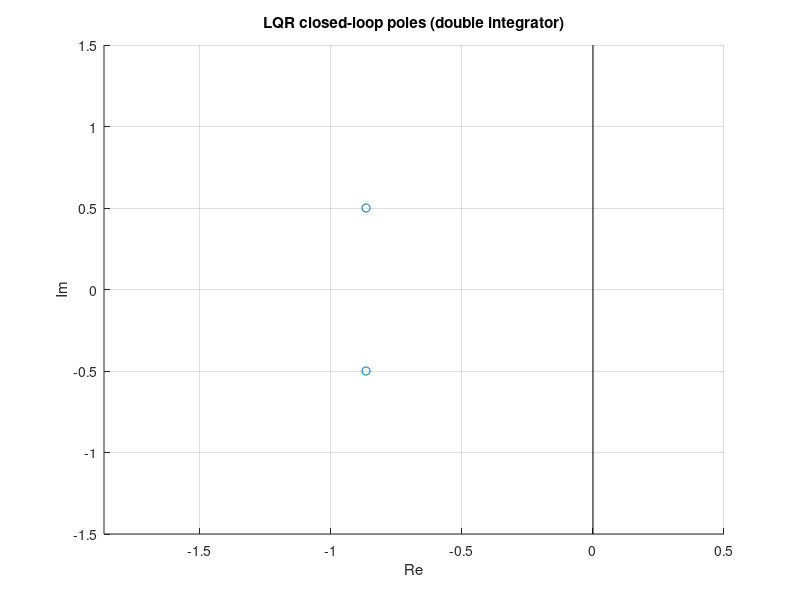

MATLAB code to generate this figure:
% LQR via care — Tier-1.5 demo. The infinite-horizon LQR on a continuous
% LTI plant
%      xdot = A x + B u,  cost J = integral_0^infty (x' Q x + u' R u) dt
% has the closed-form solution
%      X = care(A, B, Q, R)
%      K = R^{-1} B' X
% with the closed-loop dynamics A_cl = A - B K stable. Tier 2 will wrap
% these three lines in a top-level `lqr(A, B, Q, R)` MATLAB function.

% --- 1. Double integrator. Q = I, R = 1.
A = [0 1; 0 0];
B = [0; 1];
Q = [1 0; 0 1];
R = [1];

% Solve the Riccati equation.
X = care(A, B, Q, R);
disp('Riccati X (closed form: [sqrt(3) 1; 1 sqrt(3)]):');
disp(X);

% LQR gain.
K = inv(R) * (B' * X);
disp('LQR gain K (closed form: [1 sqrt(3)]):');
disp(K);

% Closed-loop poles. Should land at -sqrt(3)/2 +- j 0.5.
Acl = A - B * K;
disp('closed-loop poles (real and imag separately):');
disp(real(eig(Acl)));
disp(imag(eig(Acl)));

% --- 2. Stable plant — verify residual after LQR.
% Random-ish 2x2 stable A with diagonal-dominant input matrix.
A2 = [0-2, 1; 0.5, 0-3];
B2 = [1; 0];
Q2 = [4 0; 0 1];
R2 = [0.5];
X2 = care(A2, B2, Q2, R2);
% Riccati residual should be zero.
Res = A2' * X2 + X2 * A2 - X2 * B2 * inv(R2) * B2' * X2 + Q2;
disp('Riccati residual (entries should be ~0):');
disp(Res);

% --- 3. The optimal cost from initial condition x0 = [1; 0]:
%       J* = x0' X x0.
x0 = [1; 0];
J = x0' * X * x0;
disp('optimal LQR cost from x0 = [1; 0] (= sqrt(3) for the integrator):');
disp(J);

% ----- plot the LQR closed-loop poles --------------------------------
ecl = eig(Acl); re = real(ecl); im = imag(ecl);
figure; scatter(re, im); hold on;
plot([0 0], [min(im)-1, max(im)+1], 'k-');     % stability boundary (Im axis)
grid on; axis([min(re)-1, 0.5, min(im)-1, max(im)+1]);
xlabel('Re'); ylabel('Im'); title('LQR closed-loop poles (double integrator)');
saveas(gcf, '/tmp/ctrl_care_poles.png');
